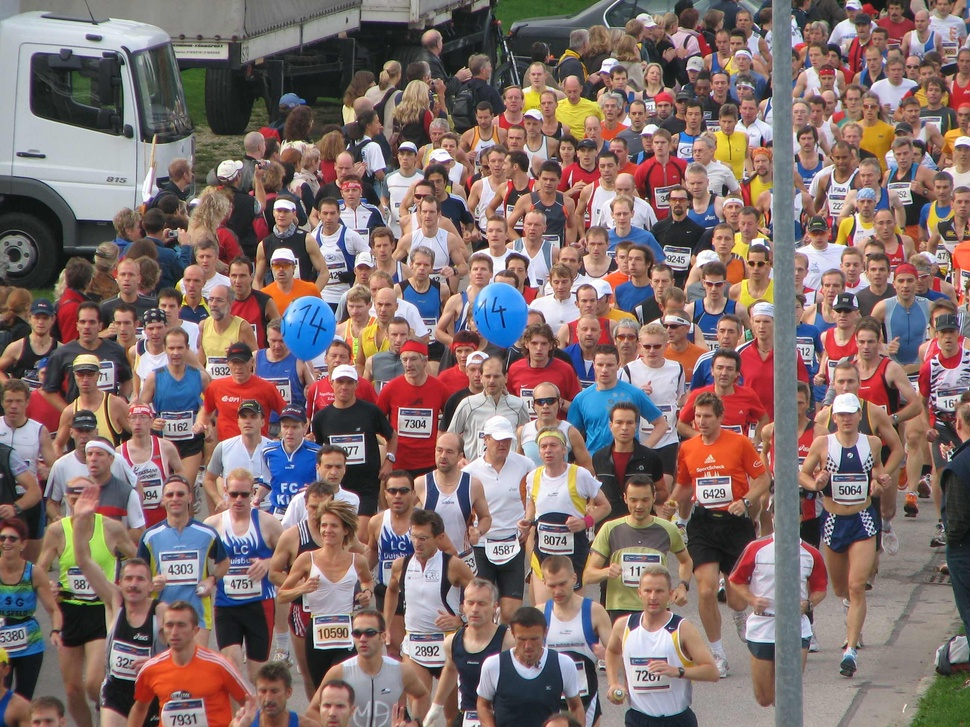
//> input picture Marathon-Munich-2005-10-09-10-01.jpg, 970 x 727 px, shrunk from 2592 x 1944 before the run
$ ./main   (built with g++ and OpenCV 4)
//> lines starting //> are read from the running program, lines starting //| are printed output that depends on the picture; after the words box and inside, x2 and y2 are one past the last pixel; in counts of white or black regions, pixels touching at a corner belong together
//> further down, info.image is the input picture: 727 rows x 970 cols, CV_8UC3; mean B, G, R 108, 111, 131.3
// [28 lines of commented-out code are left out]
#include <opencv2/core/core.hpp>
#include <opencv2/highgui/highgui.hpp>
#include <opencv2/imgproc.hpp>
#include <opencv2/objdetect.hpp>
#include <iostream>

#ifdef _DEBUG
#pragma comment(lib,"C:\\OpenCV\\build\\x64\\vc14\\lib\\opencv_world310d.lib")
#else
#pragma comment(lib,"C:\\OpenCV\\build\\x64\\vc14\\lib\\opencv_world310.lib")
#endif

using namespace cv;
using namespace std;
typedef struct info {
    int count;
    Mat image;
}INFO;

int default_count = 0, side_count = 0, alt_count = 0, alt2_count = 0;

INFO detectFaceInImage(INFO &image)
{
    CascadeClassifier cascade_default, cascade_side, cascade_alt, cascade_alt2;

    cascade_default.load("/Users/shima/CLionProjects/haarcascades/haarcascade_frontalface_default.xml");
    cascade_side.load("/Users/shima/CLionProjects/haarcascades/haarcascade_frontalcatface.xml");
    cascade_alt.load("/Users/shima/CLionProjects/haarcascades/haarcascade_frontalface_alt.xml");
    cascade_alt2.load("/Users/shima/CLionProjects/haarcascades/haarcascade_frontalface_alt2.xml");

    vector<Rect> faces, side, alt, alt2;
    cascade_default.detectMultiScale(image.image, faces, 1.1, 3, 0, Size(20, 20));
//> faces = 64 Rects (x, y, width, height), first 8: [524, 64, 24, 24], [857, 97, 25, 25], [682, 104, 24, 24], [891, 144, 24, 24], [594, 156, 25, 25], [536, 169, 26, 26], [339, 178, 28, 28], [416, 202, 25, 25]
    cascade_side.detectMultiScale(image.image, side, 1.1, 3, 0, Size(20, 20));
//> side = 1 Rect (x, y, width, height): [641, 580, 27, 27]
    cascade_alt.detectMultiScale(image.image, alt, 1.1, 3, 0, Size(20, 20));
//> alt = 88 Rects (x, y, width, height), first 8: [902, 59, 21, 21], [526, 66, 22, 22], [710, 75, 22, 22], [502, 88, 23, 23], [599, 97, 22, 22], [652, 98, 22, 22], [859, 98, 23, 23], [789, 103, 22, 22]
    cascade_alt2.detectMultiScale(image.image, alt2, 1.1, 3, 0, Size(20, 20));
//> alt2 = 92 Rects (x, y, width, height), first 8: [902, 58, 21, 21], [526, 66, 21, 21], [710, 74, 22, 22], [502, 89, 22, 22], [599, 97, 22, 22], [858, 98, 23, 23], [789, 103, 22, 22], [627, 106, 22, 22]

    INFO info1;
    image.count = 0;
    for (int i = 0; i < faces.size(); i++) {
        rectangle(image.image, Point(faces[i].x, faces[i].y), Point(faces[i].x + faces[i].width, faces[i].y + faces[i].height), Scalar(200, 0, 0), 3, CV_AA);
        default_count++;
    }
//> this loop made 64 passes
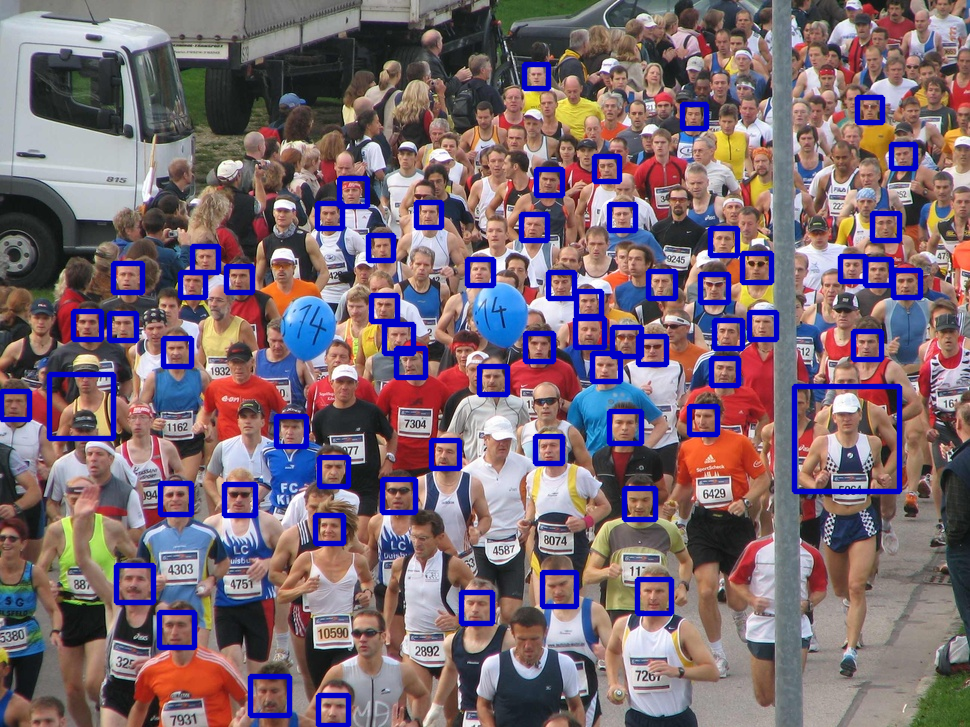
//> image.image: 727 rows x 970 cols, CV_8UC3; 7.21% of pixels changed, all inside (x1, y1, x2, y2) = (0, 61, 924, 727)
//> after the loop, default_count = 64

    for (int i = 0; i < side.size(); i++) {
        //rectangle(image.image, Point(side[i].x, faces[i].y), Point(side[i].x + side[i].width, side[i].y + side[i].height), Scalar(0, 0, 200), 3, CV_AA);
        side_count++;
    }
//> this loop made 1 pass
//> after the loop, side_count = 1

    for (int i = 0; i < alt.size(); i++) {
        rectangle(image.image, Point(alt[i].x, faces[i].y), Point(alt[i].x + alt[i].width, alt[i].y + alt[i].height), Scalar(0, 200, 0), 3, CV_AA);
        alt_count++;
    }
//> this loop made 88 passes
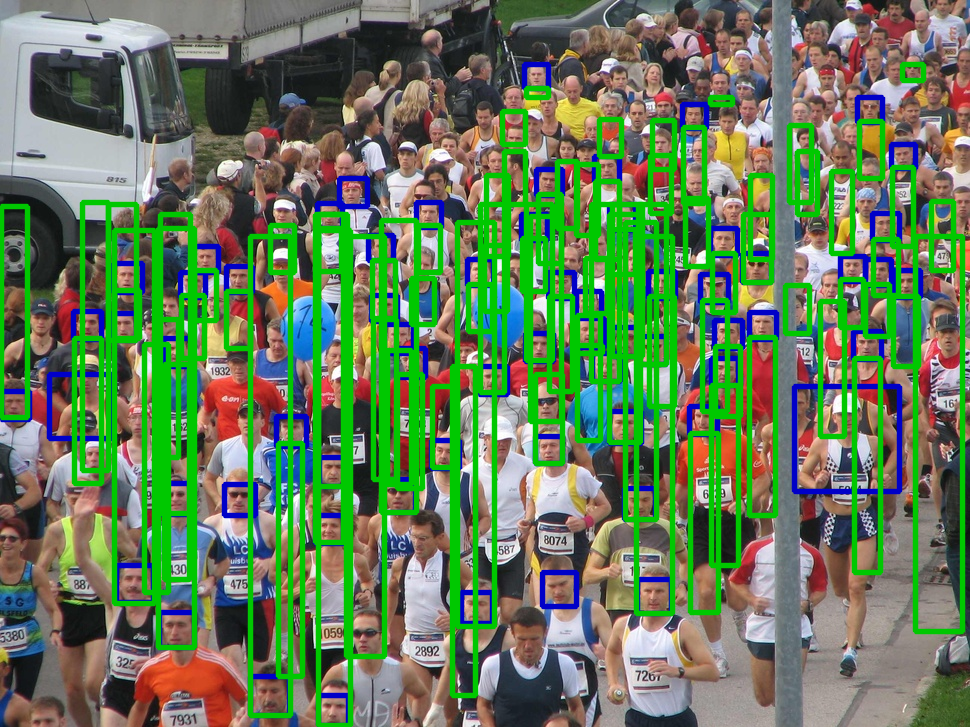
//> image.image: 727 rows x 970 cols, CV_8UC3; mean B, G, R 89.6, 124.4, 101.3
//> after the loop, alt_count = 88

    for (int i = 0; i < alt2.size(); i++) {
        rectangle(image.image, Point(alt2[i].x, faces[i].y), Point(alt2[i].x + alt2[i].width, alt2[i].y + alt2[i].height), Scalar(50, 50, 50), 3, CV_AA);
        alt2_count++;
    }
//> this loop made 92 passes
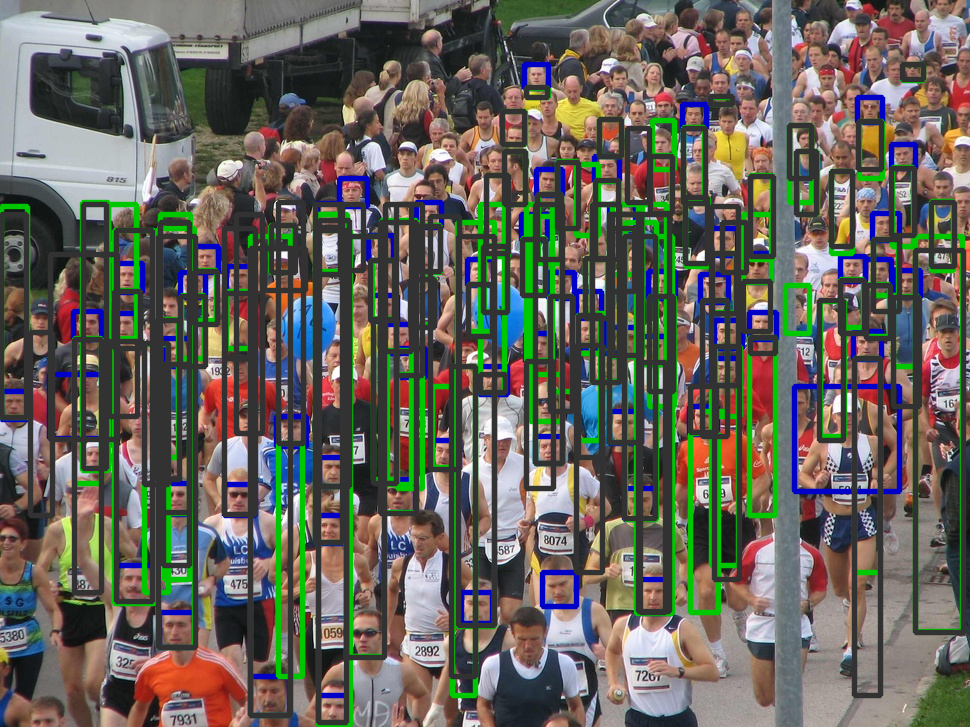
//> image.image: 727 rows x 970 cols, CV_8UC3; mean B, G, R 92.3, 100.2, 103.6
//> after the loop, alt2_count = 92

    return image;
}

int main(int argc, char const *argv[])
{
    INFO info;
    info.image = imread("/Users/shima/CLionProjects/haarcascades/Marathon-Munich-2005-10-09-10-01.jpg");
    INFO detectFaceImage = detectFaceInImage(info);

    resize(detectFaceImage.image, detectFaceImage.image, cv::Size(), 0.3, 0.3);
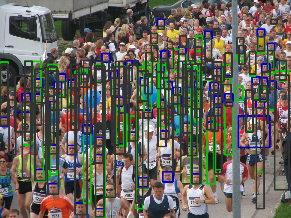
//> detectFaceImage.image: 218 rows x 291 cols, CV_8UC3; mean B, G, R 92.4, 99.9, 103.6
    imshow("detect face", detectFaceImage.image);
    cout << "人数(default)" << default_count << "です" << endl;
//| 人数(default)64です
    cout << "人数(side)" << side_count << "です" << endl;
//| 人数(side)1です
    cout << "人数(alt)" << alt_count << "です" << endl;
//| 人数(alt)88です
    cout << "人数(alt2)" << alt2_count << "です" << endl;
//| 人数(alt2)92です
    waitKey(0);

    return 0;
}

$ run again, with sample1.jpg copied over Marathon-Munich-2005-10-09-10-01.jpg
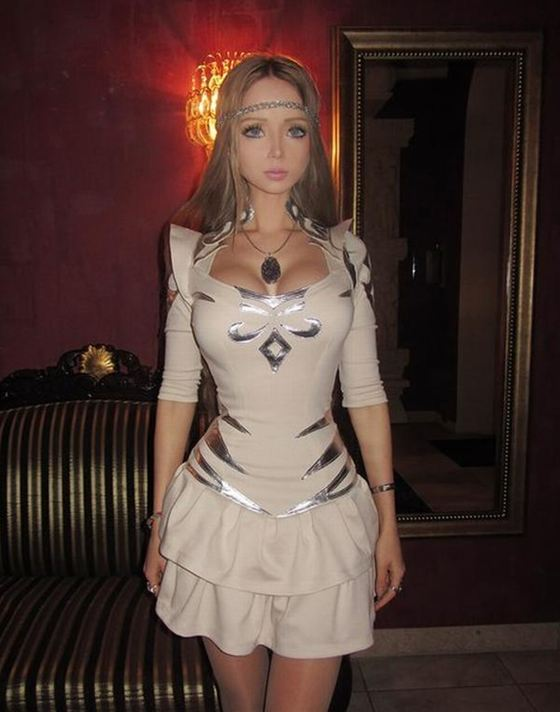
//> input picture sample1.jpg, 560 x 712 px
//> info.image is the input picture: 712 rows x 560 cols, CV_8UC3; mean B, G, R 52.8, 58.5, 80.1
//> faces = 2 Rects (x, y, width, height): [222, 92, 107, 107], [166, 211, 201, 201]
//> side = empty
//> alt = 1 Rect (x, y, width, height): [224, 91, 105, 105]
//> alt2 = 1 Rect (x, y, width, height): [226, 93, 101, 101]
//> the loop in detectFaceInImage, `for (int i = 0; i < faces.size(); i++)` made 2 passes
//> after the loop in detectFaceInImage, `for (int i = 0; i < faces.size(); i++)`: default_count = 2
//> after the loop in detectFaceInImage, `for (int i = 0; i < side.size(); i++)`: side_count = 0
//> the loop in detectFaceInImage, `for (int i = 0; i < alt.size(); i++)` made 1 pass
//> after the loop in detectFaceInImage, `for (int i = 0; i < alt.size(); i++)`: alt_count = 1
//> the loop in detectFaceInImage, `for (int i = 0; i < alt2.size(); i++)` made 1 pass
//> after the loop in detectFaceInImage, `for (int i = 0; i < alt2.size(); i++)`:
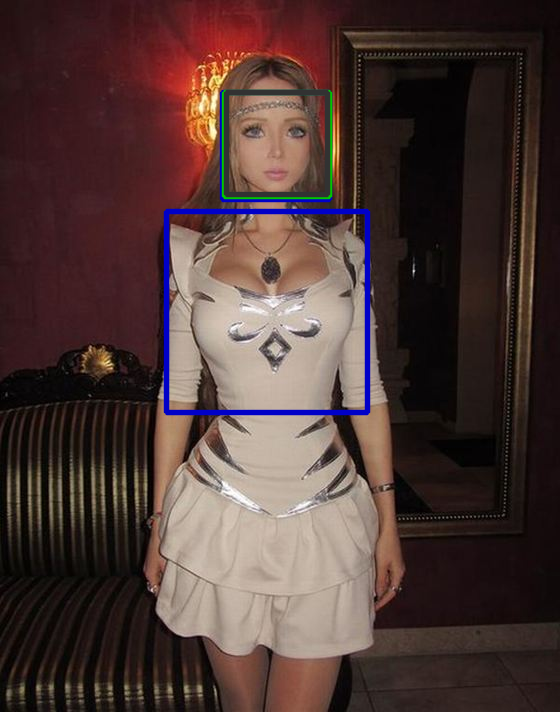
//> image.image: 712 rows x 560 cols, CV_8UC3; mean B, G, R 54.1, 57.4, 78.1
//> `resize(detectFaceImage.image, detectFaceImage.image, cv::Size(), 0.3, ..`:
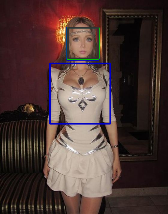
//> detectFaceImage.image: 214 rows x 168 cols, CV_8UC3; mean B, G, R 54, 57.4, 78
//| 人数(default)2です
//| 人数(side)0です
//| 人数(alt)1です
//| 人数(alt2)1です

$ run again, with IMG_4783.JPG copied over Marathon-Munich-2005-10-09-10-01.jpg
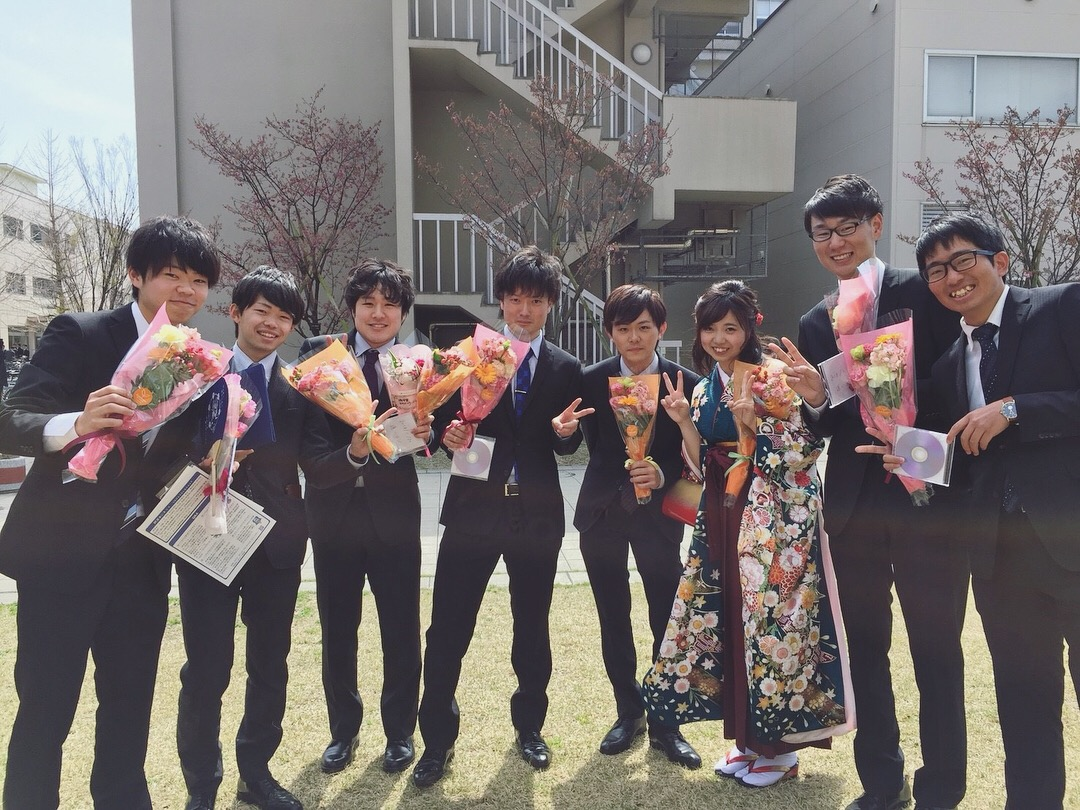
//> input picture IMG_4783.JPG, 1080 x 810 px
//> info.image is the input picture: 810 rows x 1080 cols, CV_8UC3; mean B, G, R 109.5, 110.5, 117.6
//> faces = 9 Rects (x, y, width, height), first 8: [677, 566, 30, 30], [615, 439, 44, 44], [694, 310, 52, 52], [498, 281, 55, 55], [233, 292, 55, 55], [351, 284, 56, 56], [608, 310, 53, 53], [804, 209, 62, 62]
//> side = 1 Rect (x, y, width, height): [351, 278, 53, 53]
//> alt = 8 Rects (x, y, width, height): [499, 282, 51, 51], [352, 284, 53, 53], [609, 309, 52, 52], [694, 309, 53, 53], [240, 294, 50, 50], [615, 438, 49, 49], [805, 209, 62, 62], [153, 254, 62, 62]
//> alt2 = 8 Rects (x, y, width, height): [501, 283, 49, 49], [352, 284, 52, 52], [609, 309, 51, 51], [241, 296, 46, 46], [142, 765, 43, 43], [694, 310, 52, 52], [802, 207, 66, 66], [151, 254, 65, 65]
//> the loop in detectFaceInImage, `for (int i = 0; i < faces.size(); i++)` made 9 passes
//> after the loop in detectFaceInImage, `for (int i = 0; i < faces.size(); i++)`: default_count = 9
//> the loop in detectFaceInImage, `for (int i = 0; i < side.size(); i++)` made 1 pass
//> after the loop in detectFaceInImage, `for (int i = 0; i < side.size(); i++)`: side_count = 1
//> the loop in detectFaceInImage, `for (int i = 0; i < alt.size(); i++)` made 8 passes
//> after the loop in detectFaceInImage, `for (int i = 0; i < alt.size(); i++)`: alt_count = 8
//> the loop in detectFaceInImage, `for (int i = 0; i < alt2.size(); i++)` made 8 passes
//> after the loop in detectFaceInImage, `for (int i = 0; i < alt2.size(); i++)`:
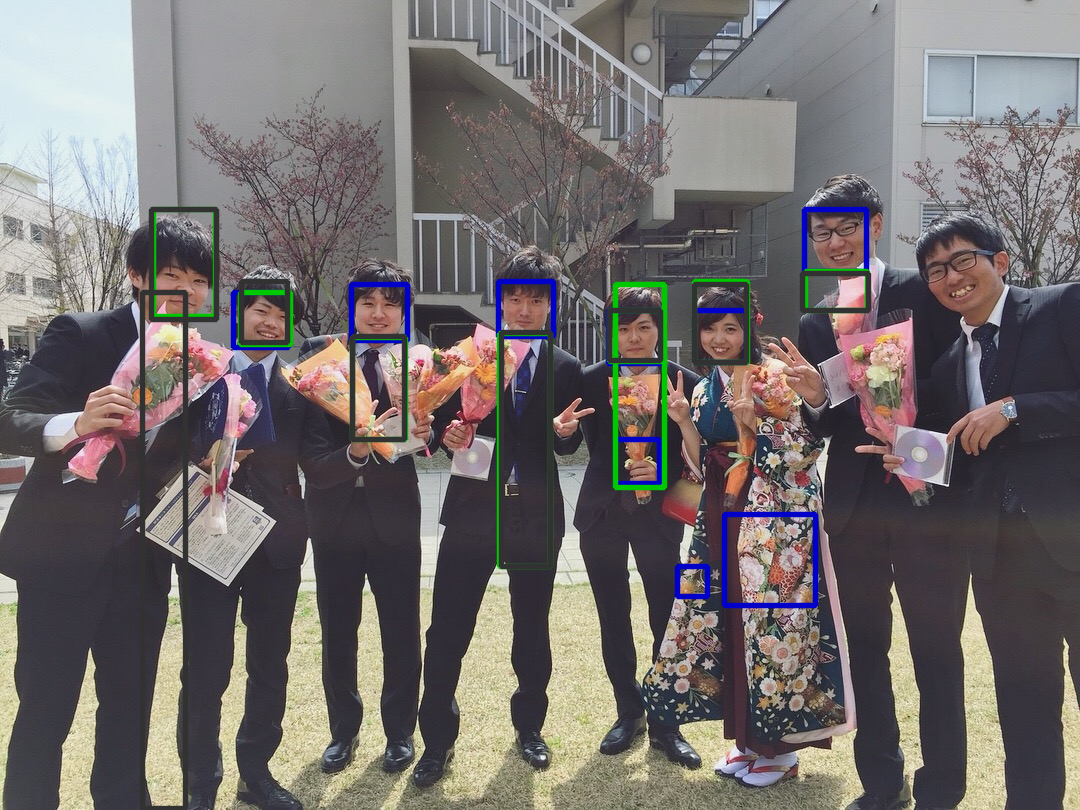
//> image.image: 810 rows x 1080 cols, CV_8UC3; mean B, G, R 109, 109.6, 114.9
//> `resize(detectFaceImage.image, detectFaceImage.image, cv::Size(), 0.3, ..`:
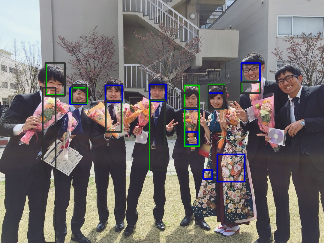
//> detectFaceImage.image: 243 rows x 324 cols, CV_8UC3; mean B, G, R 109, 109.5, 115
//| 人数(default)9です
//| 人数(side)1です
//| 人数(alt)8です
//| 人数(alt2)8です

$ run again, with S__73113625.jpg copied over Marathon-Munich-2005-10-09-10-01.jpg
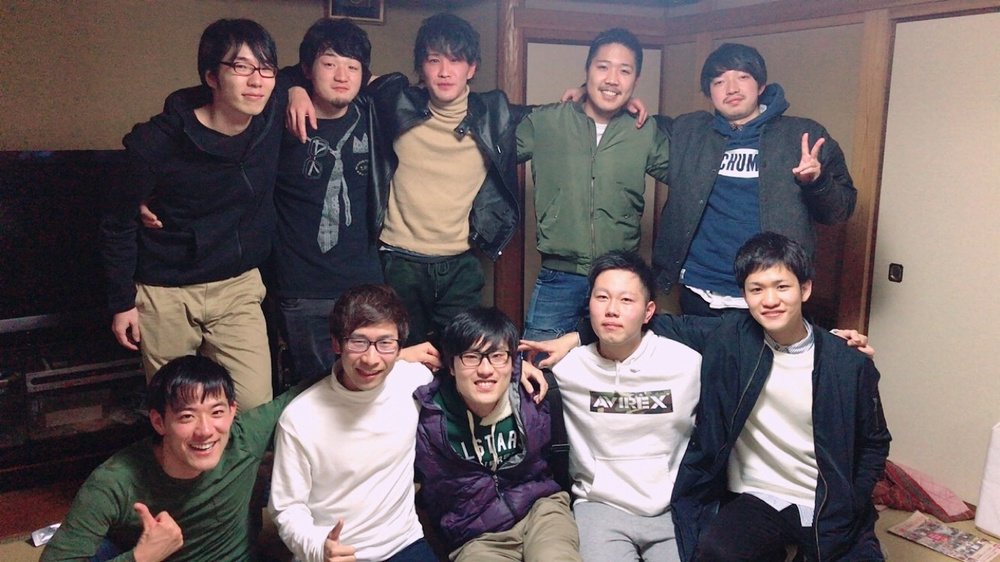
//> input picture S__73113625.jpg, 1000 x 562 px, shrunk from 1334 x 750 before the run
//> info.image is the input picture: 562 rows x 1000 cols, CV_8UC3; mean B, G, R 98.1, 96.2, 107.2
//> faces = 11 Rects (x, y, width, height), first 8: [416, 39, 59, 59], [583, 45, 61, 61], [311, 43, 59, 59], [705, 58, 57, 57], [581, 273, 67, 67], [216, 42, 69, 69], [741, 262, 66, 66], [448, 329, 72, 72]
//> side = empty
//> alt = 10 Rects (x, y, width, height), first 8: [417, 41, 56, 56], [582, 274, 64, 64], [313, 45, 55, 55], [584, 46, 58, 58], [706, 60, 53, 53], [338, 317, 66, 66], [739, 263, 64, 64], [450, 331, 68, 68]
//> alt2 = 11 Rects (x, y, width, height), first 8: [417, 40, 57, 57], [312, 44, 57, 57], [705, 58, 55, 55], [582, 273, 64, 64], [583, 46, 58, 58], [740, 264, 63, 63], [218, 43, 67, 67], [335, 315, 72, 72]
//> the loop in detectFaceInImage, `for (int i = 0; i < faces.size(); i++)` made 11 passes
//> after the loop in detectFaceInImage, `for (int i = 0; i < faces.size(); i++)`: default_count = 11
//> after the loop in detectFaceInImage, `for (int i = 0; i < side.size(); i++)`: side_count = 0
//> the loop in detectFaceInImage, `for (int i = 0; i < alt.size(); i++)` made 10 passes
//> after the loop in detectFaceInImage, `for (int i = 0; i < alt.size(); i++)`: alt_count = 10
//> the loop in detectFaceInImage, `for (int i = 0; i < alt2.size(); i++)` made 11 passes
//> after the loop in detectFaceInImage, `for (int i = 0; i < alt2.size(); i++)`:
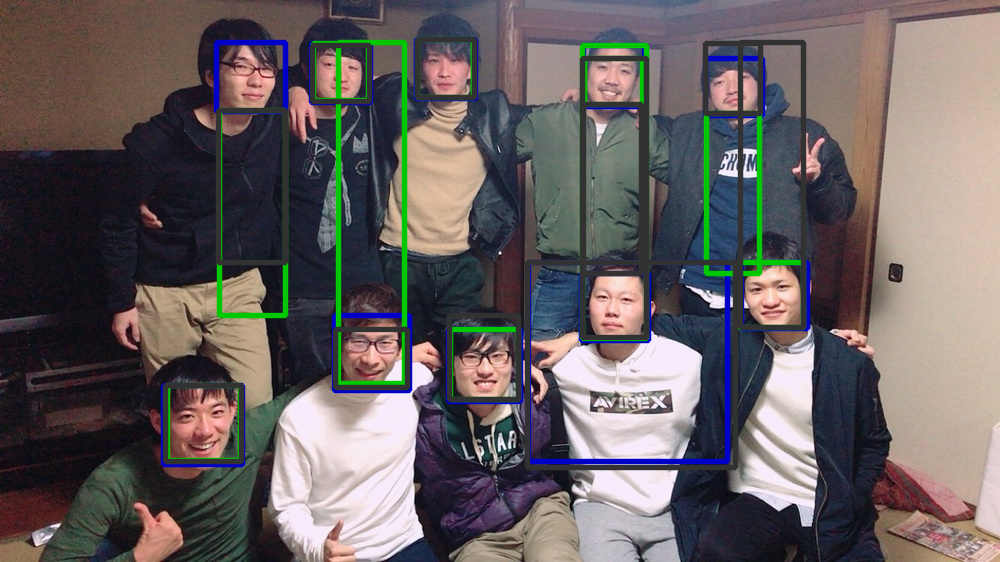
//> image.image: 562 rows x 1000 cols, CV_8UC3; mean B, G, R 96.2, 95.6, 102.7
//> after the loop in detectFaceInImage, `for (int i = 0; i < alt2.size(); i++)`: alt2_count = 11
//> `resize(detectFaceImage.image, detectFaceImage.image, cv::Size(), 0.3, ..`:
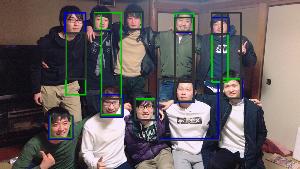
//> detectFaceImage.image: 169 rows x 300 cols, CV_8UC3; mean B, G, R 95.9, 95.5, 102.6
//| 人数(default)11です
//| 人数(side)0です
//| 人数(alt)10です
//| 人数(alt2)11です
